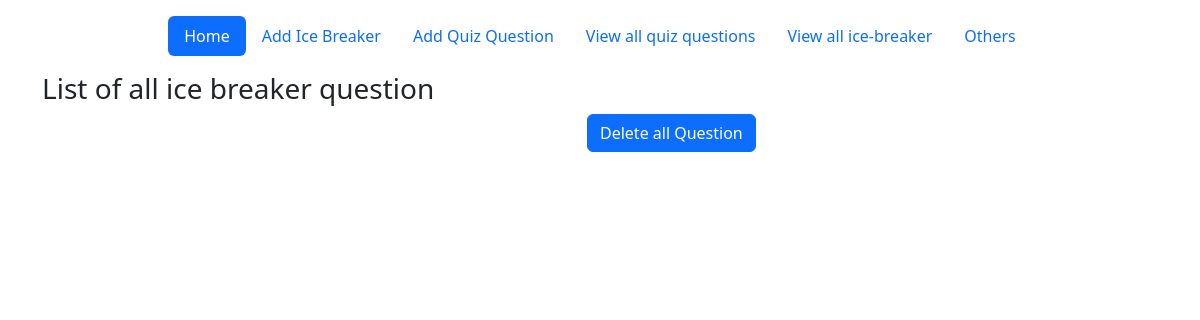
The page /view-ice-breaker on the database as committed earlier.
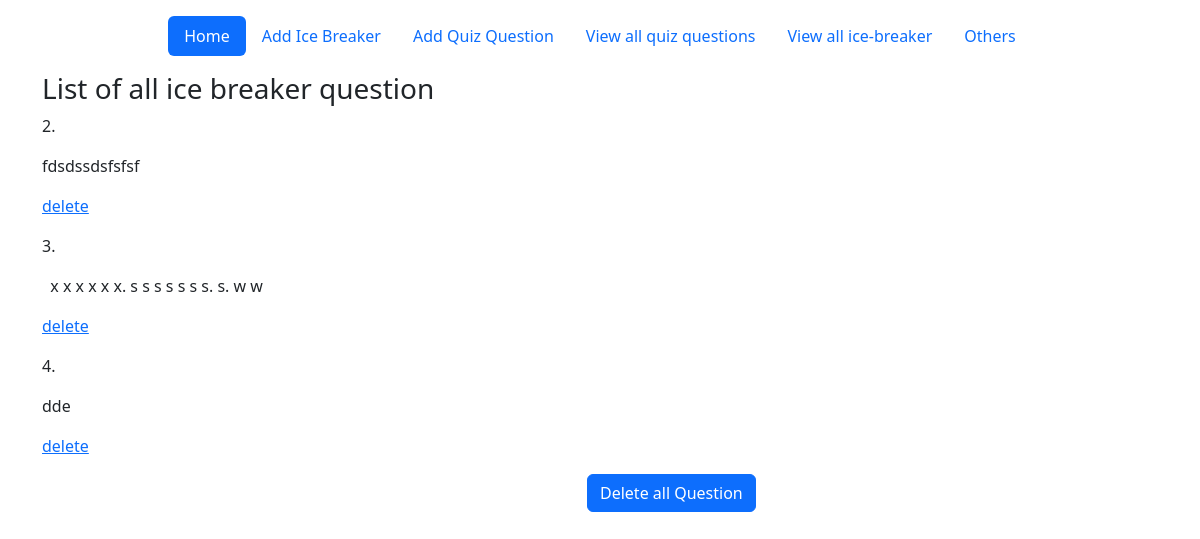
The same page on the database as committed later.
### main.py (models this page shows)
class Icebreakerdb(db.Model):
    id = db.Column(db.Integer, primary_key=True)
    question_number = db.Column(db.String(250))
    question = db.Column(db.String(250))

### main.py (the view)
@app.route("/view-ice-breaker", methods=["GET", "POST"])
def view_ice_breaker():
    form = DeleteAllQuestion()
    if form.validate_on_submit():
        return redirect(url_for("delete_all_icebreaker"))
    ice_breaker = db.session.execute(db.select(Icebreakerdb)).scalars().all()
    return render_template("view-ice-breaker.html", ice_breaker=ice_breaker, form=form)

### forms.py
class DeleteAllQuestion(FlaskForm):
    delete = SubmitField("Delete all Question")

### templates/view-ice-breaker.html
{% from "bootstrap5/form.html" import render_form %}
{% include "header2.html" %}
</head>
<body>
<div class="container">
    <h3>
    List of all ice breaker question
    </h3>
    {% for question in ice_breaker: %}
    <p>{{question.id}}. {{question.question | safe}}   <a href="{{url_for('delete_icebreaker', question_id=question.id)}}">delete</a></p>
    {% endfor %}
    <div class="container" style="width:50px;">
    {{render_form(form)}}
    </div>
</div>
</body>
</html>

Rows that differ between the two databases and show on the page:
added Icebreakerdb: id "2", question "fdsdssdsfsfsf"
added Icebreakerdb: id "3", question "x x x x x x. s s s s s s s. s. w w"
added Icebreakerdb: id "4", question "dde"
